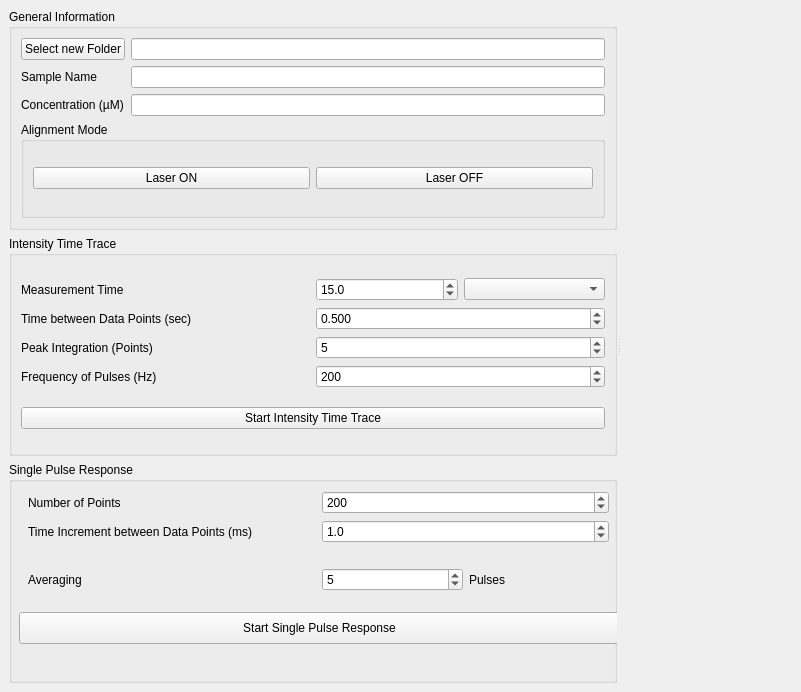
<?xml version="1.0" encoding="UTF-8"?>
<ui version="4.0">
 <class>MainWindow</class>
 <widget class="QMainWindow" name="MainWindow">
  <property name="geometry">
   <rect>
    <x>0</x>
    <y>0</y>
    <width>801</width>
    <height>692</height>
   </rect>
  </property>
  <property name="windowTitle">
   <string>MainWindow</string>
  </property>
  <widget class="QWidget" name="centralwidget">
   <layout class="QHBoxLayout" name="horizontalLayout">
    <item>
     <widget class="QSplitter" name="splitter">
      <property name="orientation">
       <enum>Qt::Horizontal</enum>
      </property>
      <widget class="QWidget" name="verticalLayoutWidget">
       <layout class="QVBoxLayout" name="verticalLayout_5">
        <item>
         <widget class="QGroupBox" name="groupBox">
          <property name="title">
           <string>General Information</string>
          </property>
          <layout class="QVBoxLayout" name="verticalLayout_2">
           <item>
            <layout class="QGridLayout" name="gridLayout_4">
             <item row="1" column="1">
              <widget class="QLineEdit" name="SampleNameLineEdit"/>
             </item>
             <item row="1" column="0">
              <widget class="QLabel" name="label">
               <property name="text">
                <string>Sample Name</string>
               </property>
              </widget>
             </item>
             <item row="0" column="1">
              <widget class="QLineEdit" name="FileNameLineEdit"/>
             </item>
             <item row="0" column="0">
              <widget class="QPushButton" name="SelectNewFolderPushButton">
               <property name="text">
                <string>Select new Folder</string>
               </property>
              </widget>
             </item>
             <item row="2" column="1">
              <widget class="QLineEdit" name="ConcentrationLineEdit"/>
             </item>
             <item row="2" column="0">
              <widget class="QLabel" name="label_8">
               <property name="text">
                <string>Concentration (µM)</string>
               </property>
              </widget>
             </item>
            </layout>
           </item>
           <item>
            <widget class="QGroupBox" name="groupBox_3">
             <property name="title">
              <string>Alignment Mode</string>
             </property>
             <layout class="QVBoxLayout" name="verticalLayout_4">
              <item>
               <layout class="QHBoxLayout" name="horizontalLayout_2">
                <item>
                 <widget class="QPushButton" name="LaserOnPushButton">
                  <property name="sizePolicy">
                   <sizepolicy hsizetype="Minimum" vsizetype="Fixed">
                    <horstretch>0</horstretch>
                    <verstretch>0</verstretch>
                   </sizepolicy>
                  </property>
                  <property name="text">
                   <string>Laser ON</string>
                  </property>
                 </widget>
                </item>
                <item>
                 <widget class="QPushButton" name="LaserOffPushButton">
                  <property name="text">
                   <string>Laser OFF</string>
                  </property>
                 </widget>
                </item>
               </layout>
              </item>
             </layout>
            </widget>
           </item>
          </layout>
         </widget>
        </item>
        <item>
         <widget class="QGroupBox" name="groupBox_2">
          <property name="title">
           <string>Intensity Time Trace</string>
          </property>
          <layout class="QVBoxLayout" name="verticalLayout_3">
           <item>
            <layout class="QGridLayout" name="gridLayout_3">
             <item row="0" column="1">
              <layout class="QHBoxLayout" name="horizontalLayout_3">
               <item>
                <widget class="QDoubleSpinBox" name="MeasurementTimeDoubleSpinBox">
                 <property name="decimals">
                  <number>1</number>
                 </property>
                 <property name="minimum">
                  <double>0.100000000000000</double>
                 </property>
                 <property name="maximum">
                  <double>1000000.000000000000000</double>
                 </property>
                 <property name="value">
                  <double>15.000000000000000</double>
                 </property>
                </widget>
               </item>
               <item>
                <widget class="QComboBox" name="TimeUnitComboBox"/>
               </item>
              </layout>
             </item>
             <item row="1" column="0">
              <widget class="QLabel" name="label_7">
               <property name="text">
                <string>Time between Data Points (sec)</string>
               </property>
              </widget>
             </item>
             <item row="2" column="1">
              <widget class="QDoubleSpinBox" name="PointsPerPulseSpinBox">
               <property name="decimals">
                <number>0</number>
               </property>
               <property name="minimum">
                <double>1.000000000000000</double>
               </property>
               <property name="maximum">
                <double>200.000000000000000</double>
               </property>
               <property name="singleStep">
                <double>1.000000000000000</double>
               </property>
               <property name="value">
                <double>5.000000000000000</double>
               </property>
              </widget>
             </item>
             <item row="2" column="0">
              <widget class="QLabel" name="label_10">
               <property name="text">
                <string>Peak Integration (Points)</string>
               </property>
              </widget>
             </item>
             <item row="1" column="1">
              <widget class="QDoubleSpinBox" name="TimeDelayDoubleSpinBox">
               <property name="decimals">
                <number>3</number>
               </property>
               <property name="minimum">
                <double>0.001000000000000</double>
               </property>
               <property name="maximum">
                <double>1000000.000000000000000</double>
               </property>
               <property name="value">
                <double>0.500000000000000</double>
               </property>
              </widget>
             </item>
             <item row="0" column="0">
              <widget class="QLabel" name="label_2">
               <property name="text">
                <string>Measurement Time</string>
               </property>
              </widget>
             </item>
             <item row="3" column="1">
              <widget class="QDoubleSpinBox" name="FrequencyDoubleSpinBox">
               <property name="decimals">
                <number>0</number>
               </property>
               <property name="minimum">
                <double>1.000000000000000</double>
               </property>
               <property name="maximum">
                <double>1000000.000000000000000</double>
               </property>
               <property name="value">
                <double>200.000000000000000</double>
               </property>
              </widget>
             </item>
             <item row="3" column="0">
              <widget class="QLabel" name="label_6">
               <property name="text">
                <string>Frequency of Pulses (Hz)</string>
               </property>
              </widget>
             </item>
            </layout>
           </item>
           <item>
            <widget class="QPushButton" name="StartMeasurementPushButton">
             <property name="text">
              <string>Start Intensity Time Trace</string>
             </property>
            </widget>
           </item>
          </layout>
         </widget>
        </item>
        <item>
         <widget class="QGroupBox" name="groupBox_4">
          <property name="title">
           <string>Single Pulse Response</string>
          </property>
          <widget class="QWidget" name="gridLayoutWidget">
           <property name="geometry">
            <rect>
             <x>19</x>
             <y>29</y>
             <width>581</width>
             <height>120</height>
            </rect>
           </property>
           <layout class="QGridLayout" name="gridLayout_2">
            <item row="1" column="0">
             <widget class="QLabel" name="label_5">
              <property name="text">
               <string>Time Increment between Data Points (ms)</string>
              </property>
             </widget>
            </item>
            <item row="1" column="1">
             <widget class="QDoubleSpinBox" name="SPRTimeIncrementDoubleSpinBox">
              <property name="decimals">
               <number>1</number>
              </property>
              <property name="minimum">
               <double>0.000000000000000</double>
              </property>
              <property name="maximum">
               <double>1000000.000000000000000</double>
              </property>
              <property name="value">
               <double>1.000000000000000</double>
              </property>
             </widget>
            </item>
            <item row="2" column="0">
             <widget class="QLabel" name="label_15">
              <property name="text">
               <string>Averaging</string>
              </property>
             </widget>
            </item>
            <item row="0" column="0">
             <widget class="QLabel" name="label_4">
              <property name="text">
               <string>Number of Points</string>
              </property>
             </widget>
            </item>
            <item row="0" column="1">
             <widget class="QDoubleSpinBox" name="SPRNumberOfPointsDoubleSpinBox">
              <property name="decimals">
               <number>0</number>
              </property>
              <property name="minimum">
               <double>10.000000000000000</double>
              </property>
              <property name="maximum">
               <double>10000.000000000000000</double>
              </property>
              <property name="value">
               <double>200.000000000000000</double>
              </property>
             </widget>
            </item>
            <item row="2" column="1">
             <layout class="QHBoxLayout" name="horizontalLayout_8">
              <item>
               <widget class="QDoubleSpinBox" name="SPRAveragingDoubleSpinBox">
                <property name="decimals">
                 <number>0</number>
                </property>
                <property name="minimum">
                 <double>1.000000000000000</double>
                </property>
                <property name="maximum">
                 <double>100000.000000000000000</double>
                </property>
                <property name="value">
                 <double>5.000000000000000</double>
                </property>
               </widget>
              </item>
              <item>
               <widget class="QLabel" name="label_14">
                <property name="text">
                 <string>Pulses</string>
                </property>
               </widget>
              </item>
             </layout>
            </item>
           </layout>
          </widget>
          <widget class="QPushButton" name="SPRStartPushButton">
           <property name="geometry">
            <rect>
             <x>10</x>
             <y>150</y>
             <width>601</width>
             <height>32</height>
            </rect>
           </property>
           <property name="text">
            <string>Start Single Pulse Response</string>
           </property>
          </widget>
          <zorder>label_2</zorder>
          <zorder>gridLayoutWidget</zorder>
          <zorder>SPRStartPushButton</zorder>
         </widget>
        </item>
       </layout>
      </widget>
      <widget class="QWidget" name="verticalLayoutWidget_3">
       <layout class="QVBoxLayout" name="PlotVerticalLayout">
        <item>
         <widget class="QWidget" name="SignalPlotWidget" native="true">
          <property name="minimumSize">
           <size>
            <width>100</width>
            <height>0</height>
           </size>
          </property>
         </widget>
        </item>
       </layout>
      </widget>
     </widget>
    </item>
   </layout>
  </widget>
 </widget>
 <resources/>
 <connections/>
</ui>
